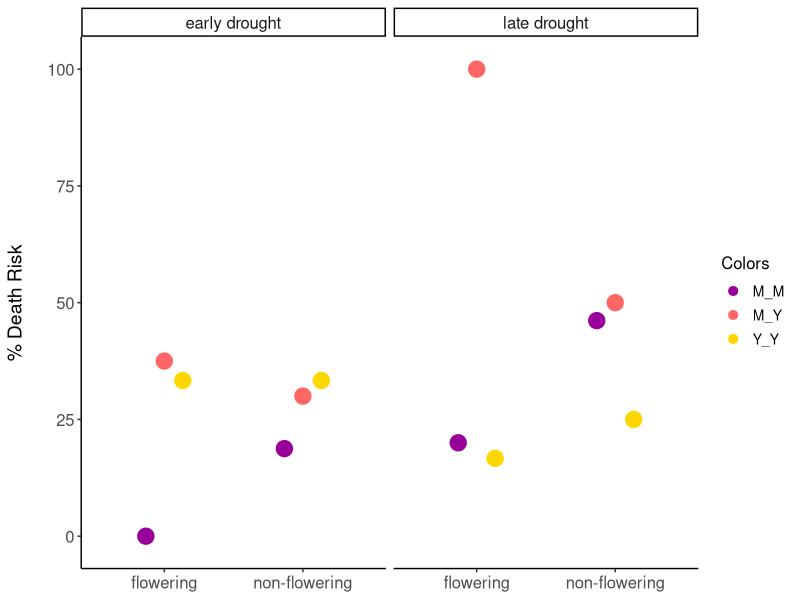

R code for this plot:
## ---- chunk 1
library(ggplot2)
library(ggpubr)
library(reshape2)
library(tidyverse)

## ---- chunk 2

Dataset <- read.csv("../dataset.csv")


Dataset <- Dataset %>% 
  filter(w_b == "b",
         trt != "control") 

head(Dataset)

## ---- chunk 3
my.theme<-theme(axis.text=element_text(size=12),
        axis.title = element_text(size = 14),
        legend.text=element_text(size=10),
        legend.title = element_text(size=12),
        plot.title = element_text(face="bold",size=14,margin=margin(0,0,20,0),hjust = 0.5),
        axis.title.y = element_text(margin = margin(t = 0, r = 15, b = 0, l = 0)),
        axis.title.x = element_text(margin = margin(t = 15, r = 0, b = 0, l = 0)))

## ---- chunk 4

df_risk_death <- Dataset %>%
    group_by(trt, colors) %>%
    summarise(
      died_flowering = sum(survived == 0 & flowering == 1),
      survived_flowering = sum(survived == 1 & flowering == 1),
      died_non_flowering = sum(survived == 0 & flowering == 0),
      survived_non_flowering = sum(survived == 1 & flowering == 0)
    ) %>% 
  mutate(
    death_risk_flowering = died_flowering / (died_flowering + survived_flowering)*100,
    death_risk_non_flowering = died_non_flowering / (died_non_flowering + survived_non_flowering) * 100
  )

df_risk_death


## ---- chunk 5

df_risk_death <- df_risk_death %>% 
  rowwise() %>%
  mutate(statistic = prop.test(x = c(died_flowering, died_non_flowering),
                               n = c((died_flowering+survived_flowering), (died_non_flowering + survived_non_flowering)))$statistic,
         
         estimate = paste(round(prop.test(x = c(died_flowering, died_non_flowering),
                               n = c((died_flowering+survived_flowering), (died_non_flowering + survived_non_flowering)))$estimate, digits = 2), collapse = " , "),
         
         pvalue = prop.test(x = c(died_flowering, died_non_flowering),
                               n = c((died_flowering+survived_flowering), (died_non_flowering + survived_non_flowering)))$p.value)


df_risk_death

#write.csv(df_risk_death, "../tables/df_risk_death.csv")

## ---- chunk 6


death_risk_long <- df_risk_death %>%
  select(trt, colors, death_risk_flowering, death_risk_non_flowering) %>%
  pivot_longer(cols = c(death_risk_flowering, death_risk_non_flowering),
               names_to = "flowering",
               values_to = "death_risk") %>%
  mutate(flowering = if_else(flowering == "death_risk_flowering", "flowering", "non-flowering"))


# Plot using ggdotchart with facet_wrap
ggplot(death_risk_long, aes(x = flowering, y = death_risk, fill = colors, color = colors)) +
  geom_dotplot(binaxis = "y", stackdir = "center", position = position_dodge(width = 0.4), binwidth = 3.5) +
  facet_wrap(~ trt, scales = "free_x", nrow = 1) +
  scale_fill_manual(values = c("M_Y" = "#FF6666", "M_M" = "#990099", "Y_Y" = "gold")) +
  scale_color_manual(values = c("M_Y" = "#FF6666", "M_M" = "#990099", "Y_Y" = "gold")) +
  labs(x = NULL, y = "% Death Risk", fill = "Colors", color = "Colors") +  # Remove x-axis label and update color legends
  theme_classic() +
  theme(strip.text = element_text(size = 12))+
  my.theme

#ggsave("../figures/death_risk.png", height = 4, width = 6)


